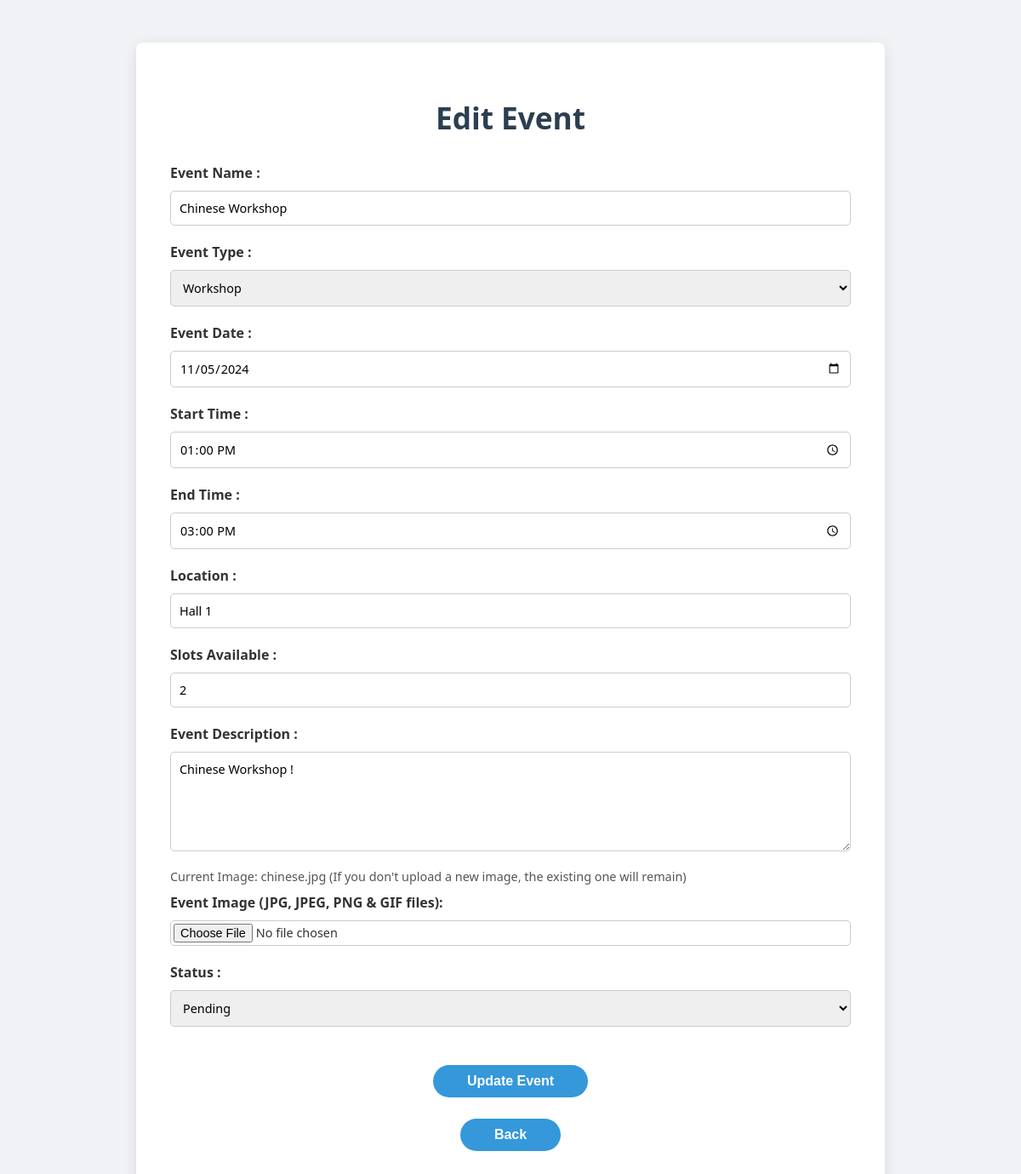
The page /admin/edit_event.php?id=15 on the database as committed earlier.
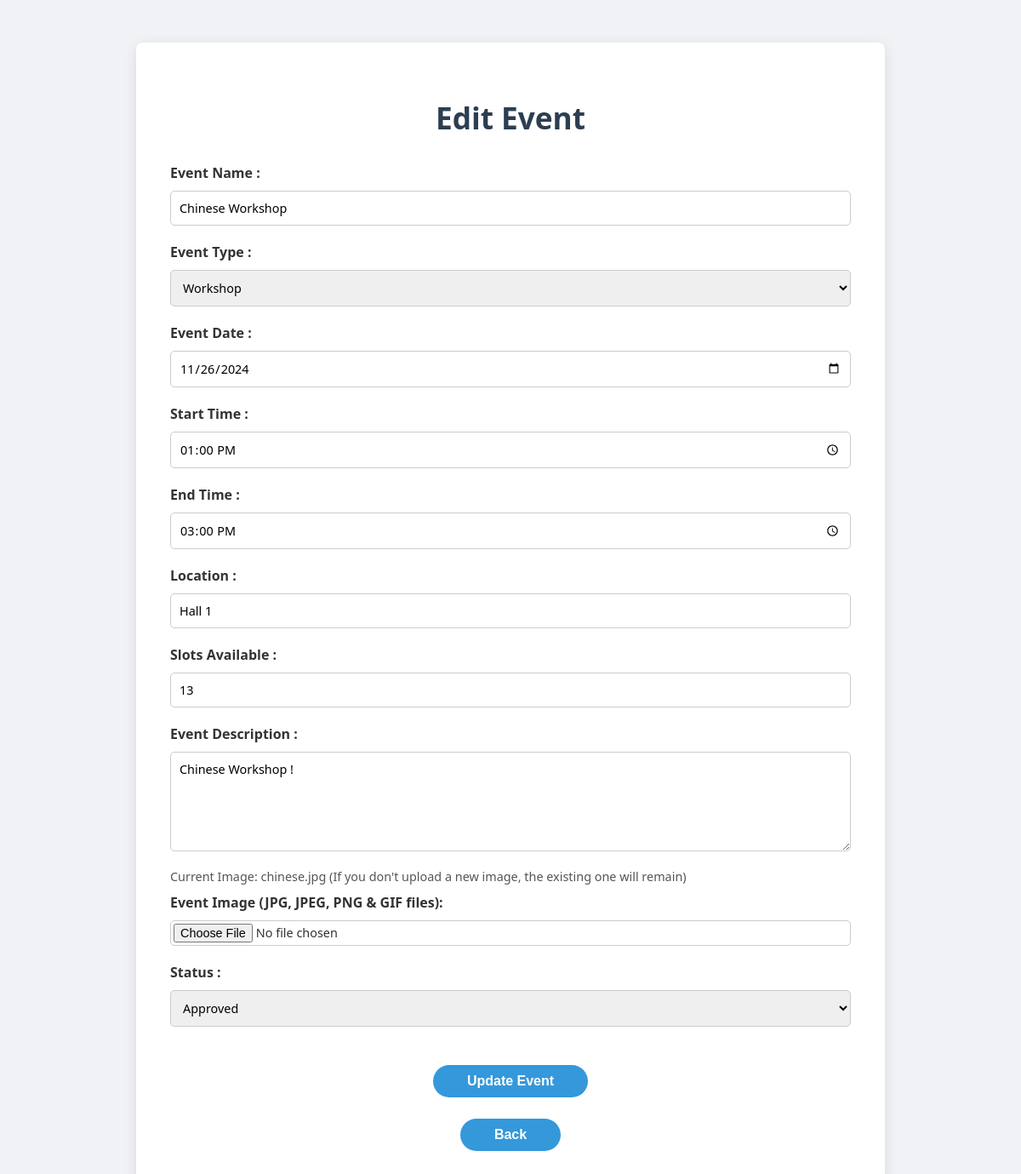
The same page on the database as committed later.
### tables this page shows
CREATE TABLE `events` (
  `event_id` int(11) NOT NULL,
  `event_name` varchar(150) NOT NULL,
  `event_type` varchar(50) NOT NULL,
  `image` varchar(255) NOT NULL,
  `location` varchar(255) NOT NULL,
  `date` date NOT NULL,
  `start_time` time NOT NULL,
  `end_time` time NOT NULL,
  `description` text NOT NULL,
  `slots` int(11) NOT NULL,
  `created_by` int(11) NOT NULL,
  `status` varchar(20) NOT NULL,
  `time_created` timestamp NOT NULL DEFAULT current_timestamp()
);

### admin/edit_event.php (the view, shortened to what this page needs)
<?php
include '../config.php';
$event_id = $_GET['id'];
$query = "SELECT * FROM events WHERE event_id = ?";
$stmt = $conn->prepare($query);
$stmt->bind_param("i", $event_id);
$stmt->execute();
$result = $stmt->get_result();
$event = $result->fetch_assoc();
?>
<!DOCTYPE html>
<html lang="en">
<head>
</head>
<body>
    <div class="container">
        <h1>Edit Event</h1>
        <form action="edit_event.php?id=<?php echo $event['event_id']; ?>" method="POST" enctype="multipart/form-data" onsubmit="return validateForm()" autocomplete="off">
            <label for="event_name">Event Name :</label>
            <input type="text" name="event_name" id="event_name" value="<?php echo $event['event_name']; ?>" required>
            <label for="event_type">Event Type :</label>
            <select name="event_type" id="event_type" required>
                <option value="Workshop" <?php echo ($event['event_type'] == 'Workshop') ? 'selected' : ''; ?>>Workshop</option>
            </select>
            <label for="date">Event Date :</label>
            <input type="date" name="date" id="date" value="<?php echo $event['date']; ?>" required>
            <label for="start_time">Start Time :</label>
            <input type="time" name="start_time" id="start_time" value="<?php echo $event['start_time']; ?>" required>
            <label for="end_time">End Time :</label>
            <input type="time" name="end_time" id="end_time" value="<?php echo $event['end_time']; ?>" required>
            <label for="location">Location :</label>
            <input type="text" name="location" id="location" value="<?php echo $event['location']; ?>" required>
            <label for="slots">Slots Available :</label>
            <input type="number" name="slots" id="slots" value="<?php echo $event['slots']; ?>" required>
            <label for="description">Event Description :</label>
            <textarea name="description" id="description" rows="5" required><?php echo $event['description']; ?></textarea>
            <div class="current-file">
                Current Image: <?php echo $event['image']; ?> (If you don't upload a new image, the existing one will remain)
            </div>
            <label for="image">Event Image (JPG, JPEG, PNG & GIF files): </label>
            <input type="file" name="image" id="image" accept="image/*">
            <label for="status">Status :</label>
            <select name="status" id="status" required>
                <option value="Pending" <?php echo ($event['status'] == 'Pending') ? 'selected' : ''; ?>>Pending</option>
                <option value="Approved" <?php echo ($event['status'] == 'Approved') ? 'selected' : ''; ?>>Approved</option>
            </select>
            <div class="create-event">
                <button type="submit">Update Event</button>
            </div>
            <div class="create-event">
                <button type="button" onclick="goBack()">Back</button>
            </div>
        </form>
    </div>
</body>
</html>

Rows that differ between the two databases and show on the page:
changed events "chinese.jpg": date "11/05/2024" → "11/26/2024"; slots "2" → "13"; status "Pending" → "Approved"
